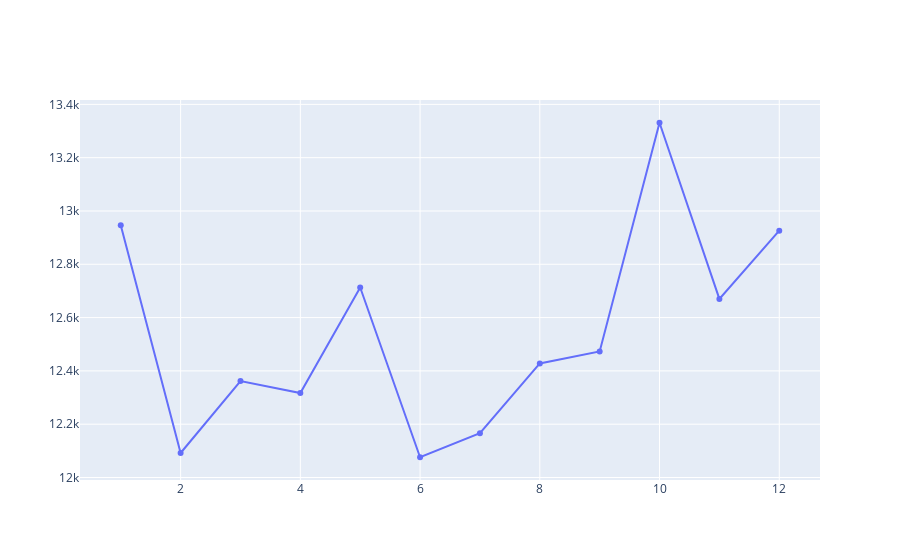

The code cell stored with this chart in its notebook:
### Code cell
trace = go.Scatter(
    x = month_count.month,
    y = month_count.Count
)

data=[trace]
py.iplot(data,filename='basic-line')

### Figure 1 — Plotly figure (JSON) as saved in the notebook; plotly's stock layout.template omitted (floating-point values rounded to 4 significant figures)
{"data": [{"type": "scatter", "x": [1, 2, 3, 4, 5, 6, 7, 8, 9, 10, 11, 12], "y": [12946, 12092, 12362, 12317, 12713, 12076, 12166, 12428, 12473, 13331, 12670, 12926]}], "layout": {}}
